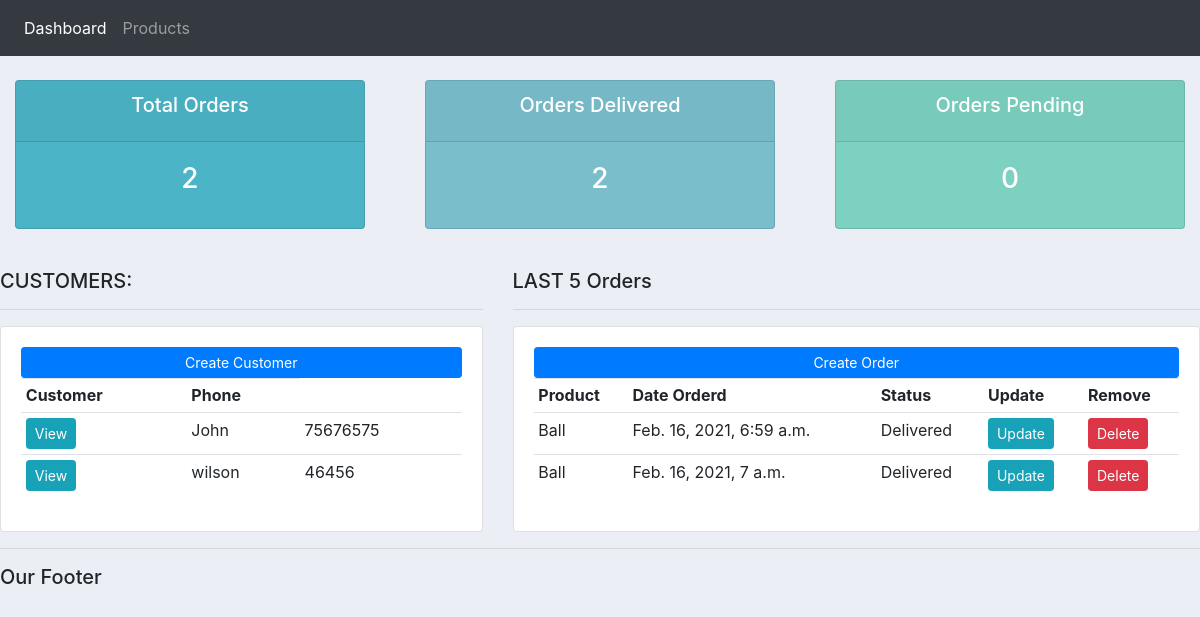
The page / on the database its author committed.
### accounts/models.py (models this page shows, shortened)
class Customer(models.Model):
    name=models.CharField(max_length=200,null=True)
    phone=models.CharField(max_length=200,null=True)
    email=models.CharField(max_length=200,null=True)
    date_created=models.DateTimeField(auto_now_add=True,null=True)

class Order(models.Model):
    STATUS=(
        ('pending','pending'),
        ('out of delivery','out of delivery'),
        ('Delivered','Deliverd'),
    )
    customer=models.ForeignKey(Customer,null=True,on_delete=models.SET_NULL)
    product=models.ForeignKey(Product,null=True,on_delete=models.SET_NULL)
    date_created=models.DateTimeField(auto_now_add=True,null=True)
    status=models.CharField(max_length=200,null=True,choices=STATUS)

class Product(models.Model):
    CATEGORY=(
        ('Indoor','Indoor'),
        ('Out door','out door'),
    )
    name=models.CharField(max_length=200,null=True)
    price=models.FloatField(null=True)
    category=models.CharField(max_length=200,null=True,choices=CATEGORY)
    description=models.CharField(max_length=200,null=True,blank=True)
    date_created=models.DateTimeField(auto_now_add=True,null=True)
    tags=models.ManyToManyField(Tag)
    def __str__(self):
           return self.name

### accounts/views.py (the view)
# urls.py: path('', views.home,name='home'),
def home(request):
    orders = Order.objects.all()
    customers = Customer.objects.all()
    total_customers=customers.count()
    total_orders=orders.count()
    delivered=orders.filter(status='Delivered').count()
    pending=orders.filter(status='pending').count()
    context={'orders':orders,'customers':customers,'total_orders':total_orders,'delivered':delivered,'pending':pending }
    return render(request,'accounts/dashboard.html',context)

### accounts/templates/accounts/dashboard.html
{% extends 'accounts/main.html' %}
{% block content %}
{% include 'accounts/status.html' %}
<br>
<div class="row">
	<div class="col-md-5">
		<h5>CUSTOMERS:</h5>
		<hr>
		<div class="card card-body">
			<a class="btn btn-primary  btn-sm btn-block" href="">Create Customer</a>
			<table class="table table-sm">
				<tr>
					<th>Customer</th>
					<th>Phone</th>
				</tr>
				{% for customer in customers %}
				<tr>
					<td><a class="btn btn-sm btn-info" href="{% url 'customer' customer.id %}">View</a></td>
					<td>{{customer.name}}</td>
					<td>{{customer.phone}}</td>
				</tr>
				{% endfor %}
			</table>
		</div>
	</div>
	<div class="col-md-7">
		<h5>LAST 5 Orders</h5>
		<hr>
		<div class="card card-body">
			<a class="btn btn-primary  btn-sm btn-block" href="{% url 'create_order' %}">Create Order</a>
			<table class="table table-sm">
				<tr>
					<th>Product</th>
					<th>Date Orderd</th>
					<th>Status</th>
					<th>Update</th>
					<th>Remove</th>
				</tr>
				{% for order in orders %}
				<tr>
					<td>{{order.product}}</td>
					<td>{{order.date_created}}</td>
					<td>{{order.status}}</td>
					<td><a  class="btn btn-sm btn-info" href="{% url 'update_order' order.id  %}  ">Update</a></td>
					<td><a  class="btn btn-sm btn-danger" href="{% url 'delete_order' order.id  %}">Delete</a></td>
				</tr>
				{% endfor %}
			</table>
		</div>
	</div>
</div>
{% endblock %}

### accounts/templates/accounts/main.html (shortened to what this page needs)
{% load static %}
<!DOCTYPE html>
<html lang="en">
<head>
    <link rel="stylesheet" href="https://cdn.jsdelivr.net/npm/bootstrap@4.5.3/dist/css/bootstrap.min.css">
   <link rel="stylesheet" type="text/css" href="{% static 'css/main.css' %}">
</head>
<body>
{% include 'accounts/navbar.html' %}
{% block content %}
{% endblock %}
<hr>
<h5>Our Footer</h5>
</body>
</html>

### accounts/templates/accounts/navbar.html (shortened to what this page needs)
{% load static %}
<nav class="navbar navbar-expand-lg navbar-dark bg-dark">
    <div class="collapse navbar-collapse" id="navbarNav">
      <ul class="navbar-nav">
        <li class="nav-item active">
          <a class="nav-link" href="{% url 'home' %}">Dashboard</a>
        </li>
        <li class="nav-item">
          <a class="nav-link" href="{% url 'products' %}">Products</a>
        </li>
      </ul>
    </div>
  </nav>

### accounts/templates/accounts/status.html
<br>
<div class="row">
	<div class="col">
		<div class="col-md">
			<div class="card text-center text-white  mb-3" id="total-orders">
			  	<div class="card-header">
			  		<h5 class="card-title">Total Orders</h5>
			  	</div>
			  	<div class="card-body">
			    	<h3 class="card-title">{{total_orders}} </h3>
			  	</div>
			</div>
		</div>
	</div>
	<div class="col">
		<div class="col-md">
			<div class="card text-center text-white  mb-3" id="orders-delivered">
			  	<div class="card-header">
			  		<h5 class="card-title">Orders Delivered</h5>
			  	</div>
			  	<div class="card-body">
			    	<h3 class="card-title">{{delivered}}</h3>
			  	</div>
			</div>
		</div>
	</div>
	<div class="col">
		<div class="col-md">
			<div class="card text-center text-white  mb-3" id="orders-pending">
			  	<div class="card-header">
			  		<h5 class="card-title">Orders Pending</h5>
			  	</div>
			  	<div class="card-body">
			    	<h3 class="card-title">{{pending}}</h3>
			  	</div>
			</div>
		</div>
	</div>
</div>

### static/css/main.css (style rules this page uses)
body { background-color: #ebeff5; }
#total-orders { background-color: #4cb4c7; }
#orders-delivered { background-color: #7abecc; }
#orders-pending { background-color: #7CD1C0; }

### rows shown on the page
Customer: name "John", phone "75676575"
Customer: name "wilson", phone "46456"
Order: product "Ball", date_created "Feb. 16, 2021, 6:59 a.m.", status "Delivered"
Order: product "Ball", date_created "Feb. 16, 2021, 7 a.m.", status "Delivered"

### other values the page prints
{{ total_orders }} "2"
{{ delivered }} "2"
{{ pending }} "0"
